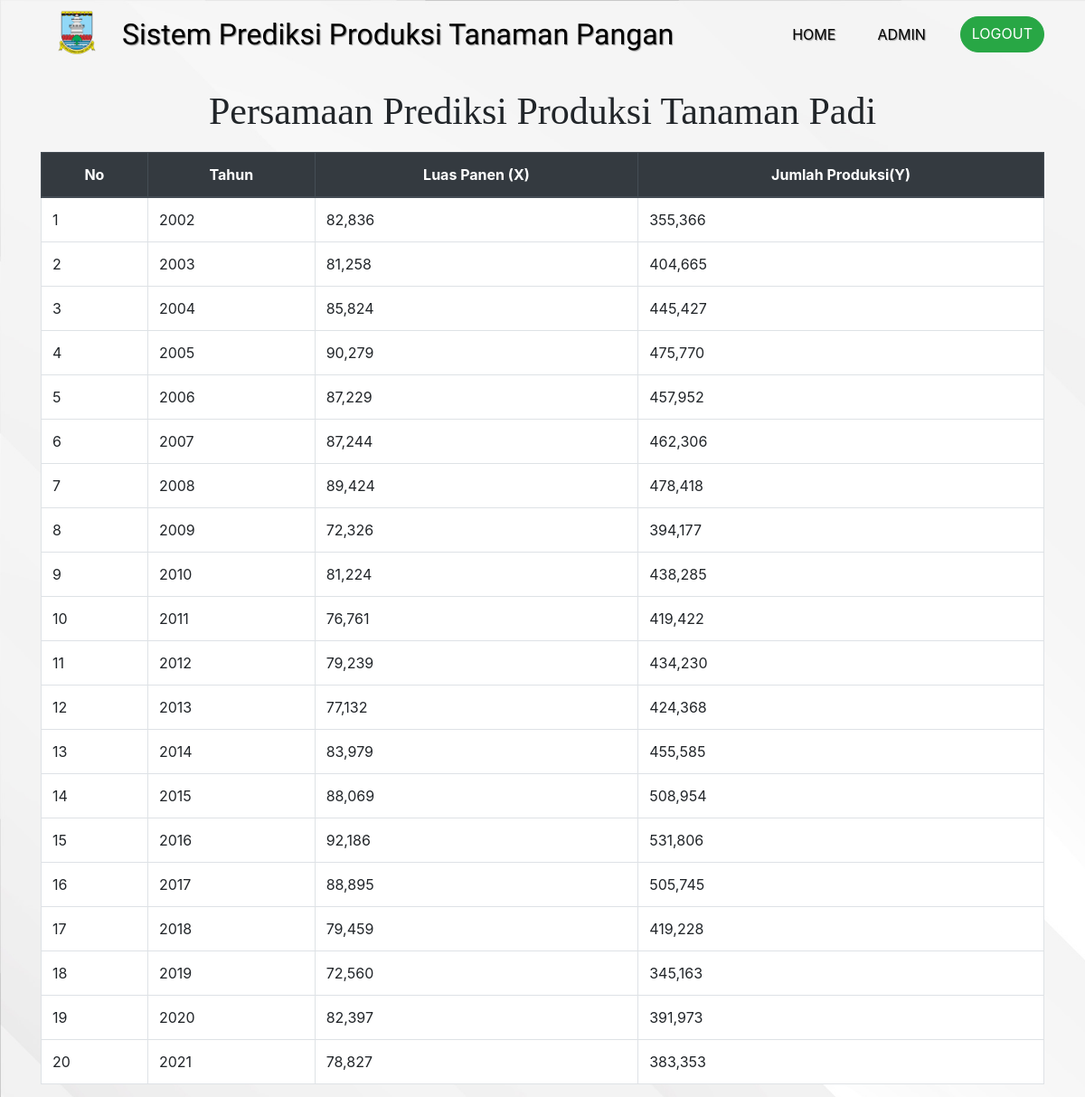
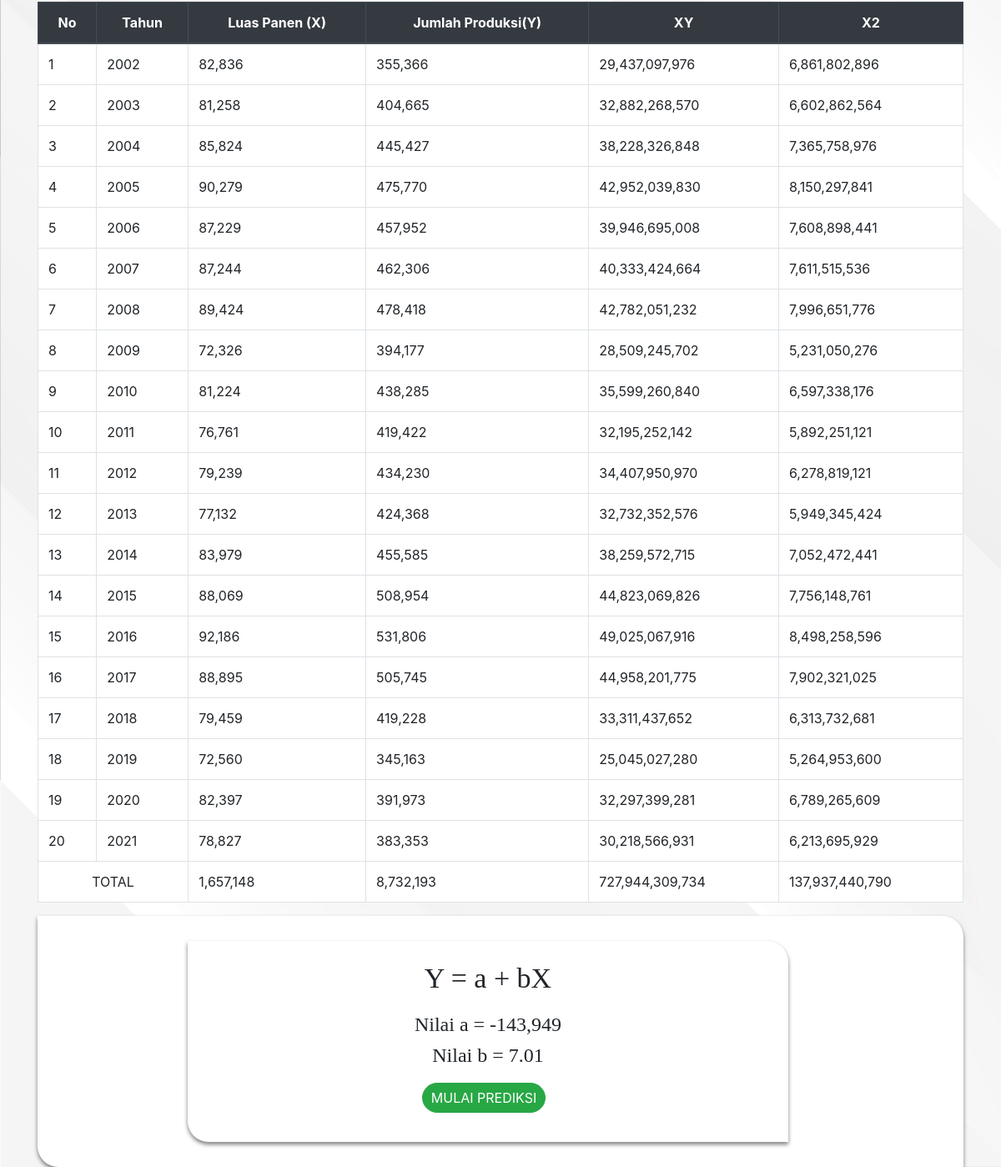
Page /admin/prediksi/padi/padi.php (signed in) on the committed database (2 pictures, top to bottom).
### tables this page shows
CREATE TABLE `padi` (
  `id_padi` int(11) NOT NULL,
  `tahun` int(50) NOT NULL,
  `produksi` int(200) NOT NULL,
  `LuasPanen` varchar(200) NOT NULL
);

### function/functions.php (called while the page is built, shortened)
<?php
$conn = mysqli_connect("localhost", "root", "", "prediksi2.0");
function query($query)
{
    global $conn;
    $result = mysqli_query($conn, $query);
    $rows = [];
    while ($row = mysqli_fetch_assoc($result)) {
        $rows[] = $row;
    }
    return $rows;
}

### admin/prediksi/padi/padi.php (the view, shortened to what this page needs)
<?php
require '../../../function/functions.php';
$jml = "SELECT * FROM padi";
$hasil = mysqli_query($conn, $jml);
$hasil = mysqli_num_rows($hasil);
$data = query("SELECT * FROM padi ORDER BY tahun ");
$dataY = query("SELECT produksi FROM padi ORDER BY tahun");
$merged_array = [];
foreach ($data as $key => $row) {
    $merged_array[$key] = ['first' => $row];
}
foreach ($dataY as $key => $row) {
    $merged_array[$key]['second'] = $row;
}
?>
<!doctype html>
<html lang="en">
<head>
    <link rel="stylesheet" href="../../../bootstrap/css/bootstrap.min.css">
    <link rel="stylesheet" href="../css/Prediksi-page.css">
</head>
<body>
    <nav class="navbar navbar-expand-lg navbar-light">
        <div class="container">
            <img src="../../../logodinaskabserang/Serang.png" alt="logo">
            <a class="navbar-brand" href="">Sistem Prediksi Produksi Tanaman Pangan</a>
            <div class="collapse navbar-collapse" id="navbarNavAltMarkup">
                <div class="navbar-nav ml-auto">
                    <a class="nav-item nav-link active" href="../../admin-page.php">Home</a>
                    <a class="nav-item nav-link" href="../../dataadmin.php">admin</a>
                    <a class="nav-item btn btn-success tombol" href="../../logout.php">logout</a>
                </div>
            </div>
        </div>
    </nav>
    <div class="container">
        <h1 class="header">persamaan prediksi produksi tanaman Padi</h1>
        <table class="table table-bordered">
            <thead class="thead-dark">
                <tr>
                    <th scope="col">No</th>
                    <th scope="col">Tahun</th>
                    <th scope="col">Luas Panen (X)</th>
                    <th scope="col">Jumlah Produksi(Y)</th>
                </tr>
            </thead>
            <tbody>
                <?php $i = 1;
                ?>
                <?php foreach ($merged_array as $key => $data) : ?>
                    <tr>
                        <td><?= $i; ?></td>
                        <td><?= $data['first']['tahun']; ?></td>
                        <td><?= number_format($data['first']['LuasPanen']); ?></td>
                        <td><?php if (@$data['second']['produksi'] == null) {
                                echo $data['second']['produksi'] = null;
                            } else {
                                echo number_format($data['second']['produksi']);
                            } ?>
                        </td>
                        <?php $i++ ?>
                    </tr>
                <?php endforeach; ?>
            </tbody>
        </table>
        <table class="table table-bordered">
            <thead class="thead-dark">
                <tr>
                    <th scope="col">No</th>
                    <th scope="col">Tahun</th>
                    <th scope="col">Luas Panen (X)</th>
                    <th scope="col">Jumlah Produksi(Y)</th>
                    <th scope="col">XY</th>
                    <th scope="col">X2</th>
                </tr>
            </thead>
            <tbody>
                <?php $i = 1;
                ?>
                <?php foreach ($merged_array as $key => $data) : ?>
                    <tr>
                        <td><?= $i; ?></td>
                        <td><?= $data['first']['tahun']; ?></td>
                        <td><?= number_format($data['first']['LuasPanen']); ?></td>
                        <td><?php if (@$data['second']['produksi'] == null) {
                                echo $data['second']['produksi'] = null;
                            } else {
                                echo number_format($data['second']['produksi']);
                            } ?>
                        </td>
                        <td><?= number_format($data['first']['LuasPanen'] * $data['second']['produksi']); ?></td>
                        <td><?= number_format($data['first']['LuasPanen'] * $data['first']['LuasPanen']); ?></td>
                        <?php $i++ ?>
                    </tr>
                <?php endforeach; ?>
                <tr>
                    <td colspan="2" style="text-align: center;">TOTAL</td>
                    <td><?php $totalX = 0;
                        foreach ($merged_array as $key => $data) {
                            $totalX += $data['first']['LuasPanen'];
                        }
                        echo number_format($totalX); ?></td>
                    <td><?php $totalY = 0;
                        foreach ($merged_array as $key => $data) {
                            $totalY += $data['second']['produksi'];
                        }
                        echo number_format($totalY); ?></td>
                    <td>
                        <?php $totalXY = 0;
                        foreach ($merged_array as $key => $data) {
                            $totalXY += $data['first']['LuasPanen'] * $data['second']['produksi'];
                        }
                        echo number_format($totalXY); ?>
                    </td>
                    <td>
                        <?php $totalX2 = 0;
                        foreach ($merged_array as $key => $data) {
                            $totalX2 += $data['first']['LuasPanen'] * $data['first']['LuasPanen'];
                        }
                        echo number_format($totalX2); ?>
                    </td>
                </tr>
            </tbody>
        </table>
        <?php
        $tx = (float) $totalX;
        $ty = (float) $totalY;
        $txy = $totalXY;
        $tx2 = $totalX2;
        $n = (float)$hasil;
        ?>
        <div class="col-12 info-panel">
            <div class="row">
                <div class="col-lg persamaan">
                    <h2>Y = a + bX</h2>
                    <h4>Nilai a = <?php $atas = (($ty * $tx2) - ($tx * $txy));
                                    $bawah = (($n * $tx2) - ($tx * $tx));
                                    $a = $atas / $bawah;
                                    $aclear = $a;
                                    $a = number_format($a);
                                    echo $a; ?>
                    </h4>
                    <h4>Nilai b = <?php $atas = (($n * ($txy)) - ($tx * $ty));
                                    $bawah = (($n * ($tx2)) - ($tx * $tx));
                                    $b = $atas / $bawah;
                                    $b = sprintf('%.2f', $b);
                                    echo $b; ?>
                    </h4>
                    <div class="peradd">
                        <a class="nav-item btn btn-success add" href="prediksi.php?a=<?= $aclear; ?>&b=<?= $b; ?>">mulai prediksi</a>
                    </div>
                </div>
            </div>
        </div>
    </div>
</body>
</html>

### admin/prediksi/css/Prediksi-page.css (style rules this page uses)
body { background-image: url(../../background/bgpage.jpg); background-size: cover; }
.navbar { position: relative; z-index: 1; }
.navbar-brand { font-family: viga; font-size: 16px; }
.navbar img { width: 50px; position: relative; }
.navbar .nav-link { text-align: center; }
.tombol { text-transform: uppercase; border-radius: 40px; }
.add { text-transform: uppercase; border-radius: 40px; font-size: 16px; margin-right: 10px; padding: 5px 10px; margin-top: 10px; margin-bottom: 10px; }
.header { font-size: 42px; margin-top: 20px; text-align: center; text-transform: capitalize; font-family: poppins; margin-bottom: 20px; }
.info-panel { box-shadow: 0 3px 5px rgba(0, 0, 0, 0.5); border-radius: 0 25px; background-color: white; padding: 30px; display: flex; justify-content: center; }
.info-panel .persamaan { background-color:white; box-shadow: 0 3px 5px rgba(0, 0, 0, 0.5); border-radius: 0 25px; padding: 25px; margin-bottom: 30px; width: 60vw; justify-content: center; }
.info-panel .persamaan h2 { font-size: 34px; text-align: center; font-family: poppins; margin-bottom: 20px; }
.info-panel .persamaan h4 { font-size: 24px; font-family: poppins; text-align: center; }
.info-panel .peradd { display: flex; justify-content: center; }
.table { background-color: white; }
.table th { text-align: center; }
@media (min-width: 992px) { .navbar { padding-bottom: 10px; } }
@media (min-width: 992px) { .navbar-brand { font-size: 32px; } }
@media (min-width: 992px) { .navbar-brand, .nav-link { color: rgb(0, 0, 0) !important; text-shadow: 1px 1px 1px rgba(105, 105, 105, 0.7); } }
@media (min-width: 992px) { .navbar img { width: 80px; position: relative; bottom: 2px; margin-right: 10px; } }
@media (min-width: 992px) { .nav-link { text-transform: uppercase; margin-right: 30px; } }
@media (min-width: 992px) { .info-panel .persamaan { margin-right: 50px; margin-bottom: 0; margin-left: 20px; } }

### rows in the picture
padi: tahun "2002", LuasPanen "82,836", produksi "355,366", $data['first']['LuasPanen'] * $data['second']['produksi'] "29,437,097,976", $data['first']['LuasPanen']*$data['first']['LuasPanen'] "6,861,802,896"
padi: tahun "2003", LuasPanen "81,258", produksi "404,665", $data['first']['LuasPanen'] * $data['second']['produksi'] "32,882,268,570", $data['first']['LuasPanen']*$data['first']['LuasPanen'] "6,602,862,564"
padi: tahun "2004", LuasPanen "85,824", produksi "445,427", $data['first']['LuasPanen'] * $data['second']['produksi'] "38,228,326,848", $data['first']['LuasPanen']*$data['first']['LuasPanen'] "7,365,758,976"
padi: tahun "2005", LuasPanen "90,279", produksi "475,770", $data['first']['LuasPanen'] * $data['second']['produksi'] "42,952,039,830", $data['first']['LuasPanen']*$data['first']['LuasPanen'] "8,150,297,841"
padi: tahun "2006", LuasPanen "87,229", produksi "457,952", $data['first']['LuasPanen'] * $data['second']['produksi'] "39,946,695,008", $data['first']['LuasPanen']*$data['first']['LuasPanen'] "7,608,898,441"
padi: tahun "2007", LuasPanen "87,244", produksi "462,306", $data['first']['LuasPanen'] * $data['second']['produksi'] "40,333,424,664", $data['first']['LuasPanen']*$data['first']['LuasPanen'] "7,611,515,536"
padi: tahun "2008", LuasPanen "89,424", produksi "478,418", $data['first']['LuasPanen'] * $data['second']['produksi'] "42,782,051,232", $data['first']['LuasPanen']*$data['first']['LuasPanen'] "7,996,651,776"
padi: tahun "2009", LuasPanen "72,326", produksi "394,177", $data['first']['LuasPanen'] * $data['second']['produksi'] "28,509,245,702", $data['first']['LuasPanen']*$data['first']['LuasPanen'] "5,231,050,276"
padi: tahun "2010", LuasPanen "81,224", produksi "438,285", $data['first']['LuasPanen'] * $data['second']['produksi'] "35,599,260,840", $data['first']['LuasPanen']*$data['first']['LuasPanen'] "6,597,338,176"
padi: tahun "2011", LuasPanen "76,761", produksi "419,422", $data['first']['LuasPanen'] * $data['second']['produksi'] "32,195,252,142", $data['first']['LuasPanen']*$data['first']['LuasPanen'] "5,892,251,121"
padi: tahun "2012", LuasPanen "79,239", produksi "434,230", $data['first']['LuasPanen'] * $data['second']['produksi'] "34,407,950,970", $data['first']['LuasPanen']*$data['first']['LuasPanen'] "6,278,819,121"
padi: tahun "2013", LuasPanen "77,132", produksi "424,368", $data['first']['LuasPanen'] * $data['second']['produksi'] "32,732,352,576", $data['first']['LuasPanen']*$data['first']['LuasPanen'] "5,949,345,424"
padi: tahun "2014", LuasPanen "83,979", produksi "455,585", $data['first']['LuasPanen'] * $data['second']['produksi'] "38,259,572,715", $data['first']['LuasPanen']*$data['first']['LuasPanen'] "7,052,472,441"
padi: tahun "2015", LuasPanen "88,069", produksi "508,954", $data['first']['LuasPanen'] * $data['second']['produksi'] "44,823,069,826", $data['first']['LuasPanen']*$data['first']['LuasPanen'] "7,756,148,761"
padi: tahun "2016", LuasPanen "92,186", produksi "531,806", $data['first']['LuasPanen'] * $data['second']['produksi'] "49,025,067,916", $data['first']['LuasPanen']*$data['first']['LuasPanen'] "8,498,258,596"
padi: tahun "2017", LuasPanen "88,895", produksi "505,745", $data['first']['LuasPanen'] * $data['second']['produksi'] "44,958,201,775", $data['first']['LuasPanen']*$data['first']['LuasPanen'] "7,902,321,025"
padi: tahun "2018", LuasPanen "79,459", produksi "419,228", $data['first']['LuasPanen'] * $data['second']['produksi'] "33,311,437,652", $data['first']['LuasPanen']*$data['first']['LuasPanen'] "6,313,732,681"
padi: tahun "2019", LuasPanen "72,560", produksi "345,163", $data['first']['LuasPanen'] * $data['second']['produksi'] "25,045,027,280", $data['first']['LuasPanen']*$data['first']['LuasPanen'] "5,264,953,600"
padi: tahun "2020", LuasPanen "82,397", produksi "391,973", $data['first']['LuasPanen'] * $data['second']['produksi'] "32,297,399,281", $data['first']['LuasPanen']*$data['first']['LuasPanen'] "6,789,265,609"
padi: tahun "2021", LuasPanen "78,827", produksi "383,353", $data['first']['LuasPanen'] * $data['second']['produksi'] "30,218,566,931", $data['first']['LuasPanen']*$data['first']['LuasPanen'] "6,213,695,929"

### other values in the picture
$totalX "1,657,148"
$totalY "8,732,193"
$totalXY "727,944,309,734"
$totalX2 "137,937,440,790"
$a "-143,949"
$b "7.01"
